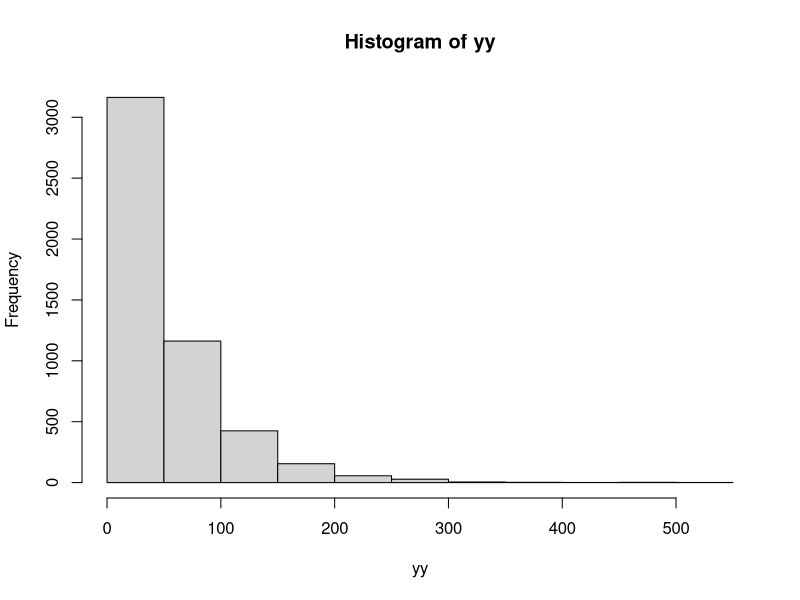
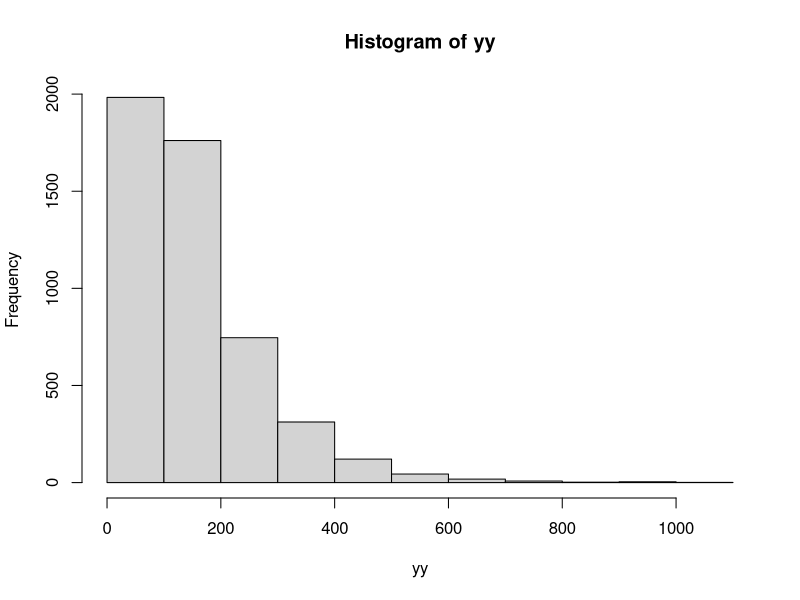

Source code (R) for these figures, in order:
#Generate 5000 pairs random numbers from exp(1/100)
#First 10000 and then collapse the vector into 5000:
x <- rexp(10000,1/100)
 
#The 5000x2 matrix:
y <- matrix(x, 5000,2)
 
#Consider the two components connected in series:
#Find the minimum of the two numbers:
yy <- apply(y, 1,min)
 
hist(yy)

#Find the empirical probability that the system fails within 80 hours:
sum(yy<=80)/5000

#Find the theoretical probability:
#We have seen that the minimum follows the exponential distribution with parameter lambda=2/100=1/50.  
#Therefore the probability that the system fails within 80 hours is:

1-exp(-(1/50)*80)


#===========================
#Suppose now the two components are connected in parallel.
#Find the maximum of the two numbers:
yy <- apply(y, 1,max)
 
hist(yy)

#Find the empirical probability that the system fails within 80 hours:
sum(yy<=80)/5000

